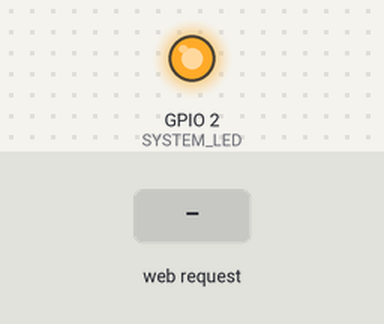
Bench run of a sketch on a simulated ESP32. Parts: output pins drawn as LEDs (lit = HIGH). Inputs (shaded band) come from the test bench. What the sketch prints to the serial monitor is not drawn.

Above: at 1.5 s.
1.6 s: HTTP request GET /setLED?LEDstate=0 received
At 2.5 s:
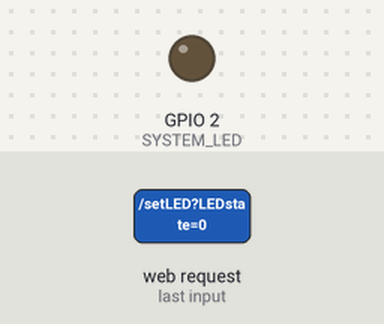
3.1 s: HTTP request GET /setLED?LEDstate=1 received
At 3.6 s:
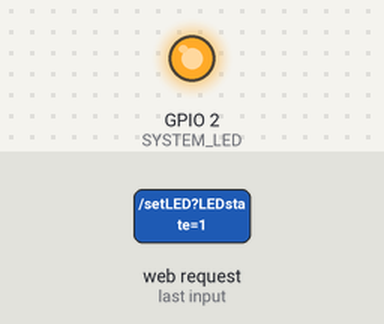
Timing chart, 0 to 6.1 s (numbered marks = the images above; inputs shaded):
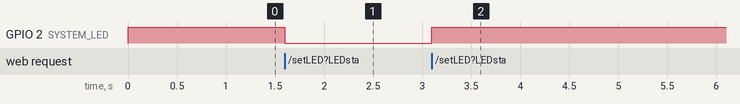

Measured:
- after the input at 1.6 s, GPIO 2 (SYSTEM_LED): HIGH → LOW at once
- after the input at 3.1 s, GPIO 2 (SYSTEM_LED): LOW → HIGH at once

The sketch:

esp32pipe.ino
```cpp
//   Demo code for ESP32

#include <WiFi.h>
#include <WebServer.h>

#include "wpage.h"  //Web page in separate file

//Attributes of a WiFi access point: name, password and IP-address
const char* ssid = "ESP32-Start";
const char* password = "12345678";
IPAddress local_ip(192,168,1,1);
IPAddress gateway(192,168,1,1);
IPAddress subnet(255,255,255,0);

WebServer server(80); //WiFi server object

//Onboard led and button
#define SYSTEM_LED 2
#define BUTTON 0

//Variables for web page interaction
uint16_t from_webpage;
uint16_t to_webpage;

unsigned long timestamp;

//---------------------------------------------------------------------------------

//  WiFi server routines

void handleRoot() {
  String s = MAIN_page; //Read HTML contents from web page file
  server.send(200, "text/html", s); //Send web page to client
}

void handleLED() {
  String ledState = "unknown"; //Feedback parameter
  String par = server.arg("LEDstate"); //Refer to xhttp.open("GET", "setLED?LEDstate="+led, true);
  if (par == "0") {
    digitalWrite(SYSTEM_LED,LOW);
    ledState = "Onboard LED off";
  }
  if (par == "1")
  {
    digitalWrite(SYSTEM_LED,HIGH);
    ledState = "Onboard LED on";
  }
  server.send(200, "text/plane", ledState); //Send feedback to led label
}

void handleCMD() {
  String par = server.arg("valStr"); //Refer to  xhttp.open("GET", "setVal?valStr="+str, true);
  if (par!="") from_webpage = par.toInt();
}

void handleDataRequest(){
  String s = "data="+String(to_webpage)+"|"+digitalRead(BUTTON); //Variable and button state
  server.send(200, "text/plane", s);
}

//---------------------------------------------------------------------------------

void handleSerial() { //Serial port routine
  delay(3); //wait for all characters
  char buf[128];
  Serial.readBytes(buf,Serial.available());
  String s = buf; //char* -> String
  to_webpage = s.toInt();
}

//---------------------------------------------------------------------------------

void setup(){
  digitalWrite(SYSTEM_LED, HIGH);
  pinMode(SYSTEM_LED,OUTPUT);
  pinMode(BUTTON,INPUT);
  delay(200);
  Serial.begin(115200);

   //Configure WiFi access point
  WiFi.mode(WIFI_AP);
  delay(10);
  WiFi.softAPConfig(local_ip, gateway, subnet);
  delay(10);
  WiFi.softAP(ssid, password);
  delay(100);

  digitalWrite(SYSTEM_LED, LOW);

   //Assign routines for client requests
  server.on("/", handleRoot); // Main page
  server.on("/setLED", handleLED);
  server.on("/setVal", handleCMD);
  server.on("/data", handleDataRequest);

  server.begin();

  from_webpage = 1111;
  to_webpage = 0;

  timestamp = millis();

  digitalWrite(SYSTEM_LED, HIGH);
}

//----------------------------------------------------------------------------------------

void loop(){
  server.handleClient();          //Handle client requests

  if (Serial.available()) handleSerial();

  unsigned long current_time = millis();
  if ((current_time - timestamp) > 50) {
    timestamp = current_time;
    //This part run once in 50 ms
    Serial.println(String(from_webpage));
    to_webpage++;
  }
}
```

wpage.h
```cpp
const char MAIN_page[] PROGMEM = R"=====(
<!DOCTYPE html>
<html>
<head><title>ESP32 Test</title></head>

<body style="background-color:PaleTurquoise;">

<div id="led">
  <p style="border: 1px solid black">The ESP32 demo</p><BR>
  <button type="button" style="background-color:DodgerBlue;" onclick="sendLed(1)">Onboard LED on</button>
  <button type="button" style="background-color:SteelBlue;" onclick="sendLed(0)">Onboard LED off</button>
	&nbsp;&nbsp;&nbsp;
	Now : <span id="ledState">unavailable</span><BR><BR>
</div>
<hr><br>

<div id="dat">
  Variable from server : <span id="sVal">NA</span>&nbsp;&nbsp;&nbsp;&nbsp;
  <button type="button" id="sBtn" style="background-color:PaleTurquoise;">Onboard button</button><br><br>
  <input type='text' id='cVal' name='cVal' style='font-size:20px;width:150px' value='42'/>&nbsp;&nbsp;
  <button type="button" onclick="sendVal(cVal.value)">Send to server</button><br><br><hr>
  <span id="dbgStr">-</span>
</div>

<script>

function sendLed(led) {
  let xhttp = new XMLHttpRequest();
  xhttp.onreadystatechange = function() {
    if (this.readyState == 4 && this.status == 200) {
      document.getElementById("ledState").innerHTML =
      this.responseText;  //expect response for this action
    }
  };
  xhttp.open("GET", "setLED?LEDstate="+led, true);
  xhttp.send();
}

function sendVal(str) {
  let xhttp = new XMLHttpRequest();
  xhttp.open("GET", "setVal?valStr="+str, true);
  xhttp.send(); //no response expected
}

let ucnt = 0;
let buttonState = 1;
let xhr = new XMLHttpRequest();
    xhr.timeout=200;

function xhrDataRequest() {
  xhr.open("GET", "data", true);
  xhr.send();
}

// Call a function repetatively with defined interval
setInterval(xhrDataRequest,100); //update rate in ms

xhr.onload = function() { //http callback
  if (this.readyState == 4 && this.status == 200) {
    let msg = this.responseText;
    let i_data = msg.indexOf("data=");

    if (i_data >= 0) //Expected "data="+String(to_webpage)+"|"+digitalRead(BUTTON);
    {
      const sep = msg.indexOf('|');
      const val = parseInt(msg.substring(i_data+5,sep)); //Str to int example
      const btn = parseInt(msg.substring(sep+1));
      document.getElementById("sVal").innerHTML = val.toString(); //Int to Str example
      if (btn != buttonState) {
        buttonState = btn;
        if (btn == 0) { document.getElementById("sBtn").style.backgroundColor = "OrangeRed"; }
        else document.getElementById("sBtn").style.backgroundColor = "PaleTurquoise";
      }
    }

    document.getElementById("dbgStr").innerHTML = "// "+ucnt.toString()+" by response : "+msg;
    ucnt++;
  }
};

</script>
</body>
</html>
)=====";
```
